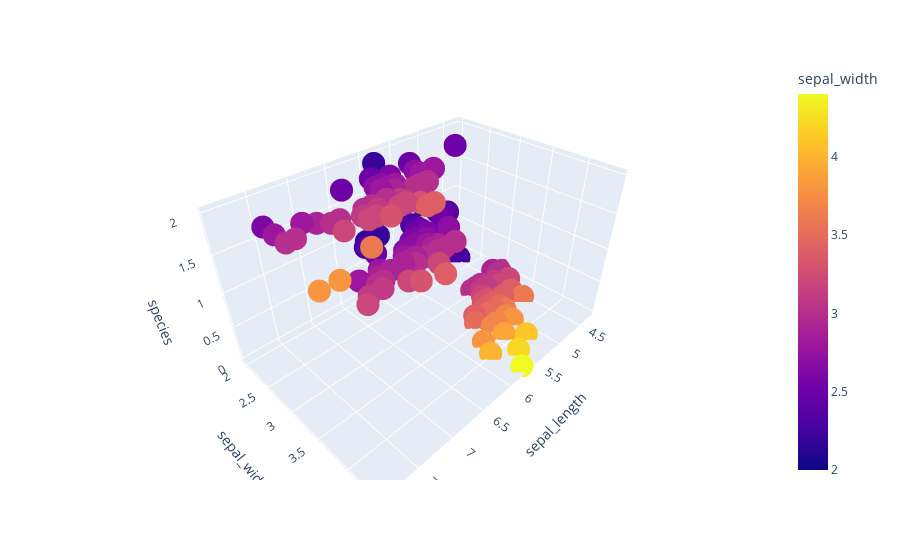

Here is the notebook cell this chart was saved with:
### Code cell
px.scatter_3d(df,x='sepal_length',y="sepal_width",z="species",color="sepal_width")

### Figure 1 — Plotly figure (JSON) as saved in the notebook; plotly's stock layout.template omitted (floating-point values rounded to 4 significant figures; data arrays with more than 128 entries replaced by an {"elided": "..."} marker saying what was removed)
{"data": [{"hovertemplate": "sepal_length=%{x}<br>sepal_width=%{marker.color}<br>species=%{z}<extra></extra>", "legendgroup": "", "marker": {"color": {"elided": "150 float values"}, "coloraxis": "coloraxis", "symbol": "circle"}, "mode": "markers", "name": "", "scene": "scene", "showlegend": false, "type": "scatter3d", "x": {"elided": "150 float values"}, "y": {"elided": "150 float values"}, "z": {"elided": "150 int values"}}], "layout": {"coloraxis": {"colorbar": {"title": {"text": "sepal_width"}}, "colorscale": [[0, "#0d0887"], [0.1111, "#46039f"], [0.2222, "#7201a8"], [0.3333, "#9c179e"], [0.4444, "#bd3786"], [0.5556, "#d8576b"], [0.6667, "#ed7953"], [0.7778, "#fb9f3a"], [0.8889, "#fdca26"], [1, "#f0f921"]]}, "legend": {"tracegroupgap": 0}, "margin": {"t": 60}, "scene": {"domain": {"x": [0, 1], "y": [0, 1]}, "xaxis": {"title": {"text": "sepal_length"}}, "yaxis": {"title": {"text": "sepal_width"}}, "zaxis": {"title": {"text": "species"}}}}}
